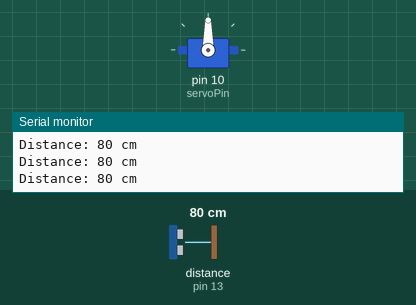
Recording of a sketch running on a simulated Arduino Uno, built with avr-gcc and run on an emulated ATmega328P. Shown: servo, the last lines printed to the serial monitor. Wiring (inferred from the names in the program): ultrasonic range finder: trigger pin 12; echo pin 13. The inputs (shaded band) are chosen by the test bench; at power-on: distance to the obstacle (sensor on pin 13) 80 cm. The echo pulse lasts 58.3 µs per cm.

Above: at 1.2 s.
1.3 s: distance to the obstacle (sensor on pin 13) set to 8 cm
2.8 s: distance to the obstacle (sensor on pin 13) set to 5 cm
At 4.1 s:
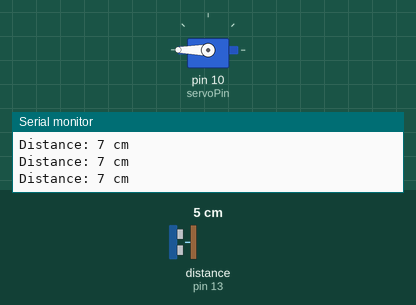
At 7.93 s:
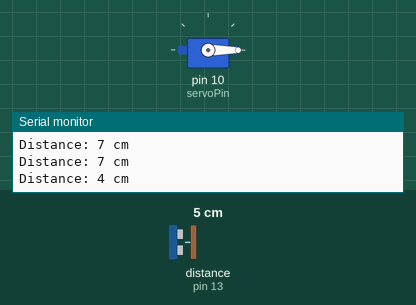
Timing chart, 0 to 9.5 s (numbered marks = the images above; inputs shaded):
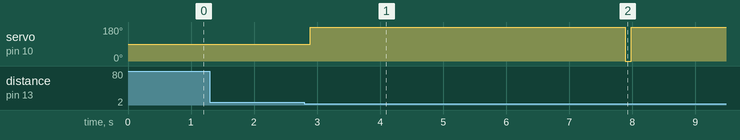

Measured:
- the behaviour switches between 7 and 6 cm on distance to the obstacle (sensor on pin 13) (found by bisection; images 0 and 1)
- after the input at 2.8 s, servo on pin 10 (servoPin): 90° → 180° after 0.09 s, → 0° 5.0 s later, → 180° 0.10 s later

The sketch:

move_motor.ino
```cpp
#include <Servo.h>

// Define the pins for the ultrasonic sensor
const int trig = 12;
const int echo = 13;
// Define the pin for the servo motor
const int servoPin = 10;

// Create a Servo object to control the motor
Servo myservo;

// Define variables to store the distance and angle
long duration;
int distance;
int angle;

void setup() {
  // Initialize the serial port for debugging
  Serial.begin(9600);

  // Initialize the pins for the ultrasonic sensor
  pinMode(trig, OUTPUT);
  pinMode(echo, INPUT);

  // Attach the servo motor to the pin
  myservo.attach(servoPin);
}

void loop() {
  // Send a pulse to the ultrasonic sensor to trigger a measurement
  digitalWrite(trig, LOW);
  delayMicroseconds(2);
  digitalWrite(trig, HIGH);
  delayMicroseconds(10);
  digitalWrite(trig, LOW);

  // Measure the duration of the echo
  duration = pulseIn(echo, HIGH);

  // Calculate the distance based on the speed of sound
  distance = duration / 58;

  // Check if a car is detected
  if (distance <= 5) {
    myservo.write(180); // set the angle to 90 degrees
    delay(5000); // wait for 5 seconds
    myservo.write(0); // set the angle back to 0 degrees to close the barrier
  }

  // Print the distance for debugging
  Serial.print("Distance: ");
  Serial.print(distance);
  Serial.println(" cm");

  // Wait for a short period before taking the next measurement
  delay(100);
}
```
